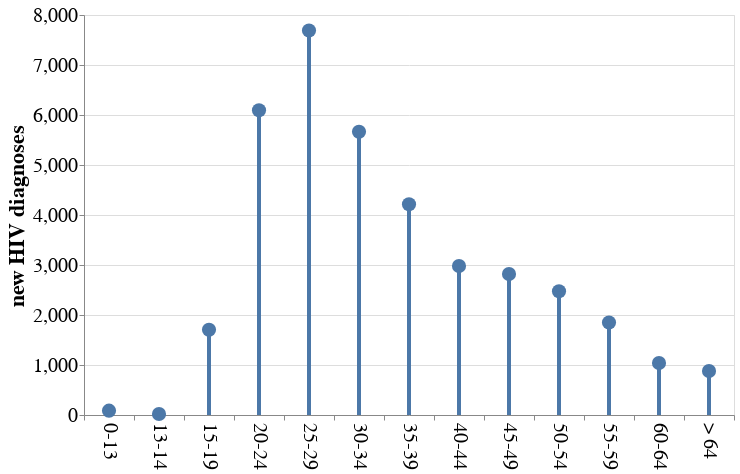

Write notebook code for a chart like this one.
### Markdown cell above
### Motivation for this being a Trifecta talk

### Code cell
df5 = pd.DataFrame({'age group': ['0-13', '13-14', '15-19', '20-24', '25-29', '30-34', '35-39',
                                  '40-44', '45-49', '50-54', '55-59', '60-64', '> 64'], 
                    'new HIV diagnoses': [87, 20, 1704, 6093, 7690, 5665, 4215, 2981, 2818,
                                          2476, 1849, 1039, 878]})

points = alt.Chart(df5).mark_circle(
    opacity = 1.0, size = 200).encode(
    x = alt.X('age group', title = None),
    y = 'new HIV diagnoses').properties(
    width = 650,
    height = 400)

bars = alt.Chart(df5).mark_bar(size = 4).encode(
    x = alt.X('age group', title = None),
    y = 'new HIV diagnoses')

p5 = (points + bars)

p5 = p5.configure_axis(
    labelFontSize = 20,
    titleFontSize = 22
).configure_axisX(
    labelAngle = 90,
    tickBand = 'extent'
)

display(p5)

### Figure 1 — Vega-Lite specification as saved in the notebook (floating-point values rounded to 4 significant figures)
{"config": {"view": {"continuousWidth": 400, "continuousHeight": 300}, "axis": {"labelFontSize": 20, "titleFontSize": 22}, "axisX": {"labelAngle": 90, "tickBand": "extent"}}, "layer": [{"mark": {"type": "circle", "opacity": 1.0, "size": 200}, "encoding": {"x": {"type": "nominal", "field": "age group", "title": null}, "y": {"type": "quantitative", "field": "new HIV diagnoses"}}, "height": 400, "width": 650}, {"mark": {"type": "bar", "size": 4}, "encoding": {"x": {"type": "nominal", "field": "age group", "title": null}, "y": {"type": "quantitative", "field": "new HIV diagnoses"}}}], "data": {"name": "data-bda9308ebaecd419f5bd6f6f4787c915"}, "$schema": "https://vega.github.io/schema/vega-lite/v4.8.1.json", "datasets": {"data-bda9308ebaecd419f5bd6f6f4787c915": [{"age group": "0-13", "new HIV diagnoses": 87}, {"age group": "13-14", "new HIV diagnoses": 20}, {"age group": "15-19", "new HIV diagnoses": 1704}, {"age group": "20-24", "new HIV diagnoses": 6093}, {"age group": "25-29", "new HIV diagnoses": 7690}, {"age group": "30-34", "new HIV diagnoses": 5665}, {"age group": "35-39", "new HIV diagnoses": 4215}, {"age group": "40-44", "new HIV diagnoses": 2981}, {"age group": "45-49", "new HIV diagnoses": 2818}, {"age group": "50-54", "new HIV diagnoses": 2476}, {"age group": "55-59", "new HIV diagnoses": 1849}, {"age group": "60-64", "new HIV diagnoses": 1039}, {"age group": "> 64", "new HIV diagnoses": 878}]}}
